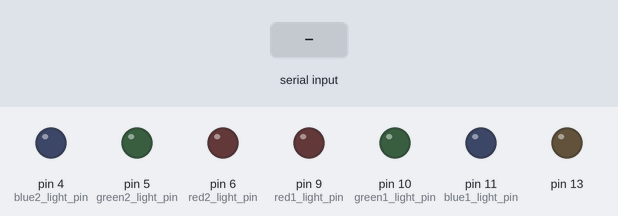
Simulated run of this sketch. Board: Arduino Uno, built with avr-gcc and run on an emulated ATmega328P. On the bench: output pins drawn as LEDs (lit = HIGH). The inputs (shaded band) are chosen by the test bench.

Above: at 1.2 s.
1.3 s: "1\n" received over Serial
At 1.6 s:
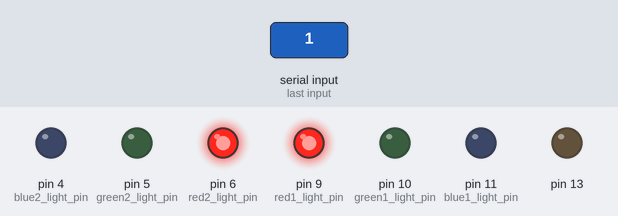
2.8 s: "2\n" received over Serial
At 4.0 s:
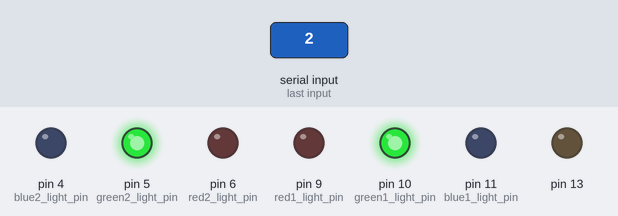
4.3 s: "3\n" received over Serial
At 5.1 s:
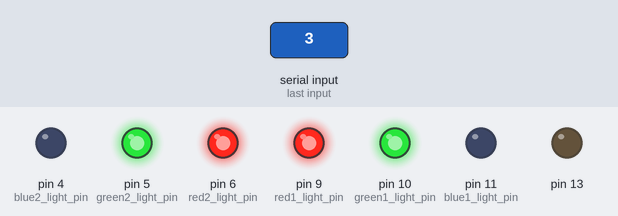
5.8 s: "4\n" received over Serial
At 6.3 s:
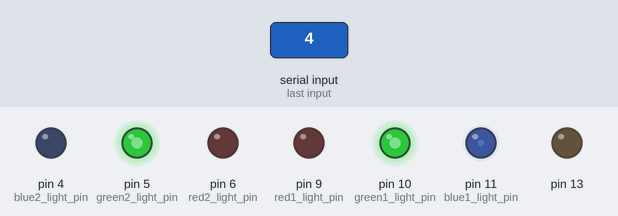
7.3 s: "2\n" received over Serial
At 8.5 s:
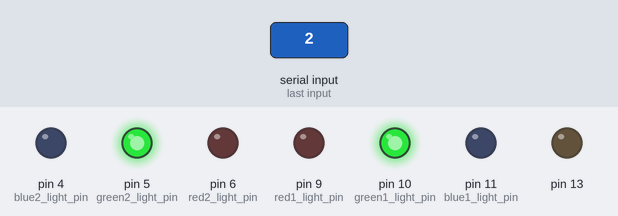
8.8 s: "3\n" received over Serial
At 9.7 s:
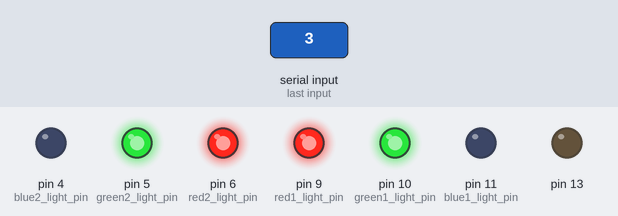
Timing chart, 0 to 11.3 s (numbered marks = the images above; inputs shaded):
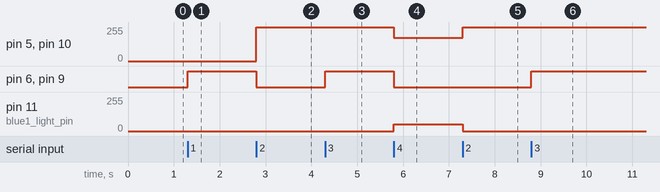

Measured:
- after the input at 1.3 s, pin 6 (red2_light_pin), pin 9 (red1_light_pin): LOW → HIGH at once
- after the input at 2.8 s, pin 5 (green2_light_pin), pin 10 (green1_light_pin): 0/255 → 255/255 at once; pin 6 (red2_light_pin), pin 9 (red1_light_pin): HIGH → LOW at once
- after the input at 4.3 s, pin 6 (red2_light_pin), pin 9 (red1_light_pin): LOW → HIGH at once
- after the input at 5.8 s, pin 5 (green2_light_pin), pin 10 (green1_light_pin): 255/255 → 174/255 at once; pin 6 (red2_light_pin), pin 9 (red1_light_pin): HIGH → LOW at once; pin 11 (blue1_light_pin): 0/255 → 50/255 at once
- after the input at 7.3 s, pin 5 (green2_light_pin), pin 10 (green1_light_pin): 174/255 → 255/255 at once; pin 11 (blue1_light_pin): 50/255 → 0/255 at once
- after the input at 8.8 s, pin 6 (red2_light_pin), pin 9 (red1_light_pin): LOW → HIGH at once

The sketch:

sketch_LIGHTSPROJECTFINAL.ino
```cpp
String inString = "0"; // string, int, and multiple hexa
int red1_light_pin=9;
int green1_light_pin = 10;
int blue1_light_pin = 11;
int red2_light_pin = 6;
int green2_light_pin = 5;
int blue2_light_pin = 4;
void setup()
{
  Serial.begin(9600);
pinMode(9, OUTPUT);
pinMode(13, OUTPUT);


  pinMode(red1_light_pin, OUTPUT);
  pinMode(green1_light_pin, OUTPUT);
  pinMode(blue1_light_pin, OUTPUT);
    pinMode(red2_light_pin, OUTPUT);
  pinMode(green2_light_pin, OUTPUT);
  pinMode(blue2_light_pin, OUTPUT);
}
void loop() {
  receiveString();

    if (inString == "1"){         //whatever conditional / logic / mapping
   RGB_color(255, 0, 0); // Red
  }
  else if (inString =="2"){
    RGB_color(0, 255, 0); // green
  }
  else if (inString =="3"){
    RGB_color(255,255,0); // yellow
  }
  else if (inString =="4"){
    RGB_color(0,174,50); //
  }
//  RGB_color(255, 0, 0); // Red
//
//  RGB_color(0, 255, 0); // Green
//
//  RGB_color(0, 0, 255); // Blue
//
//  RGB_color(255, 255, 125); // Raspberry
//
//  RGB_color(0, 255, 255); // Cyan
//
//  RGB_color(255, 0, 255); // Magenta
//
//  RGB_color(255, 255, 0); // Yellow

  //RGB_color(0, 0, 255); // White

}
void RGB_color(int red_light_value, int green_light_value, int blue_light_value)
 {
  analogWrite(red1_light_pin, red_light_value);
  analogWrite(green1_light_pin, green_light_value);
  analogWrite(blue1_light_pin, blue_light_value);

    analogWrite(red2_light_pin, red_light_value);
  analogWrite(green2_light_pin, green_light_value);
  analogWrite(blue2_light_pin, blue_light_value);
}

void receiveString(){ //needs teriminal new line to end packet (or a character of your choosing in processing)
  inString = Serial.readStringUntil('\n');
  inString.trim();

}
```
